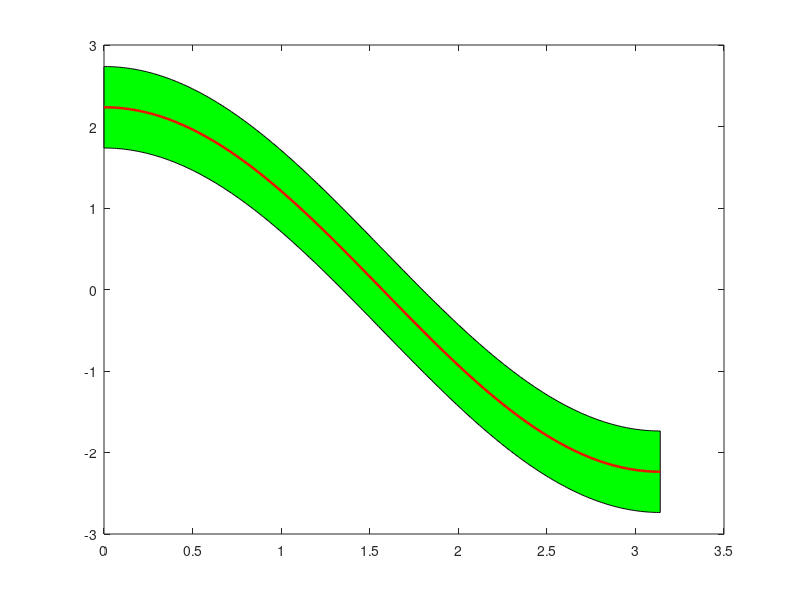

Source code (MATLAB):
nbar = 5;
nsbar = 5;
r = asinh(sqrt(nsbar));
x = 0:0.01:(1\pi);
Obaraplus = sqrt(nbar)*cos(x)+ 1/2 ;
Obaraminus = sqrt(nbar)*cos(x) - 1/2;
Obaraavg = sqrt(nbar)*cos(x);

T = [x, fliplr(x)];
Y = [Obaraplus, fliplr(Obaraminus)];
fill(T, Y, 'g');

hold on

plot(x, Obaraavg, 'r', 'LineWidth', 1.8);

